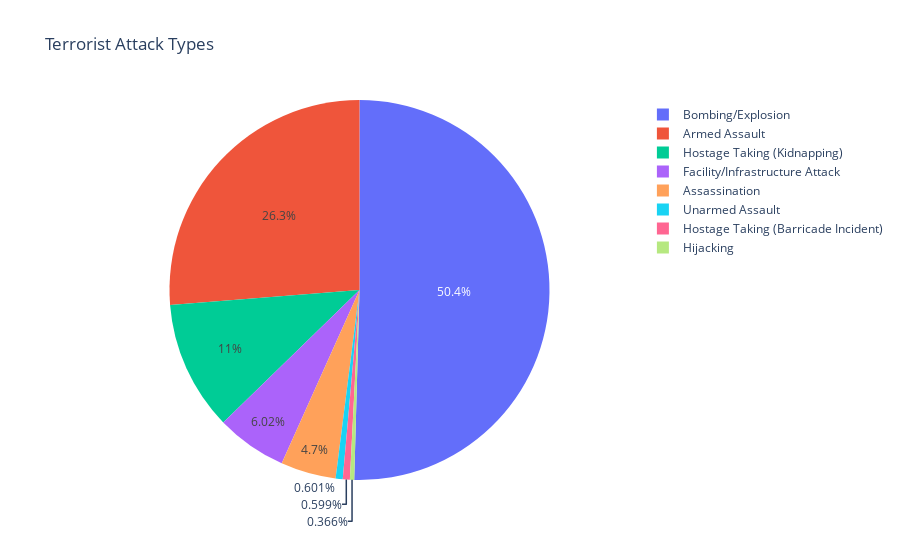

Here is the notebook cell this chart was saved with:
### Code cell
attacktype1 = dataset.AttackType.value_counts()
attacktp = pd.DataFrame({'Attacktype':attacktype1.index , 'count':attacktype1.values})
fg5 = px.pie(attacktp , values='count' , names='Attacktype',title='Terrorist Attack Types')
fg5.show()

### Figure 1 — Plotly figure (JSON) as saved in the notebook; plotly's stock layout.template omitted (floating-point values rounded to 4 significant figures)
{"data": [{"domain": {"x": [0, 1], "y": [0, 1]}, "hovertemplate": "Attacktype=%{label}<br>count=%{value}<extra></extra>", "labels": ["Bombing/Explosion", "Armed Assault", "Hostage Taking (Kidnapping)", "Facility/Infrastructure Attack", "Assassination", "Unarmed Assault", "Hostage Taking (Barricade Incident)", "Hijacking"], "legendgroup": "", "name": "", "showlegend": true, "type": "pie", "values": [21391, 11137, 4669, 2551, 1995, 255, 254, 155]}], "layout": {"legend": {"tracegroupgap": 0}, "title": {"text": "Terrorist Attack Types"}}}
